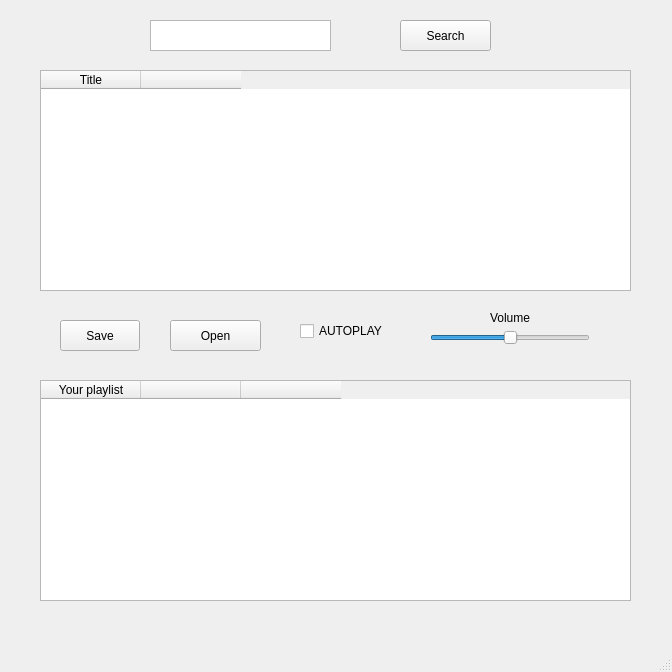
<?xml version="1.0" encoding="UTF-8"?>
<ui version="4.0">
 <class>MainWindow</class>
 <widget class="QMainWindow" name="MainWindow">
  <property name="geometry">
   <rect>
    <x>0</x>
    <y>0</y>
    <width>672</width>
    <height>672</height>
   </rect>
  </property>
  <property name="windowTitle">
   <string>MainWindow</string>
  </property>
  <widget class="QWidget" name="centralwidget">
   <widget class="QPushButton" name="pushButton">
    <property name="geometry">
     <rect>
      <x>400</x>
      <y>20</y>
      <width>91</width>
      <height>31</height>
     </rect>
    </property>
    <property name="text">
     <string>Search</string>
    </property>
   </widget>
   <widget class="QTextEdit" name="textEdit_2">
    <property name="geometry">
     <rect>
      <x>150</x>
      <y>20</y>
      <width>181</width>
      <height>31</height>
     </rect>
    </property>
   </widget>
   <widget class="QTableWidget" name="tableWidget">
    <property name="enabled">
     <bool>true</bool>
    </property>
    <property name="geometry">
     <rect>
      <x>40</x>
      <y>70</y>
      <width>591</width>
      <height>221</height>
     </rect>
    </property>
    <property name="frameShape">
     <enum>QFrame::StyledPanel</enum>
    </property>
    <property name="lineWidth">
     <number>1</number>
    </property>
    <property name="showGrid">
     <bool>false</bool>
    </property>
    <column>
     <property name="text">
      <string>Title</string>
     </property>
    </column>
    <column>
     <property name="text">
      <string/>
     </property>
    </column>
   </widget>
   <widget class="QTableWidget" name="tableWidget_2">
    <property name="geometry">
     <rect>
      <x>40</x>
      <y>380</y>
      <width>591</width>
      <height>221</height>
     </rect>
    </property>
    <column>
     <property name="text">
      <string>Your playlist</string>
     </property>
    </column>
    <column>
     <property name="text">
      <string/>
     </property>
    </column>
    <column>
     <property name="text">
      <string/>
     </property>
    </column>
   </widget>
   <widget class="QPushButton" name="openButton">
    <property name="geometry">
     <rect>
      <x>170</x>
      <y>320</y>
      <width>91</width>
      <height>31</height>
     </rect>
    </property>
    <property name="toolTip">
     <string>Load a playlist</string>
    </property>
    <property name="text">
     <string>Open</string>
    </property>
   </widget>
   <widget class="QPushButton" name="saveButton">
    <property name="geometry">
     <rect>
      <x>60</x>
      <y>320</y>
      <width>80</width>
      <height>31</height>
     </rect>
    </property>
    <property name="toolTip">
     <string>Save current playlist</string>
    </property>
    <property name="text">
     <string>Save</string>
    </property>
   </widget>
   <widget class="QCheckBox" name="autoplay">
    <property name="geometry">
     <rect>
      <x>300</x>
      <y>320</y>
      <width>101</width>
      <height>22</height>
     </rect>
    </property>
    <property name="text">
     <string>AUTOPLAY</string>
    </property>
   </widget>
   <widget class="QSlider" name="volume">
    <property name="geometry">
     <rect>
      <x>430</x>
      <y>330</y>
      <width>160</width>
      <height>16</height>
     </rect>
    </property>
    <property name="maximum">
     <number>100</number>
    </property>
    <property name="sliderPosition">
     <number>50</number>
    </property>
    <property name="orientation">
     <enum>Qt::Horizontal</enum>
    </property>
   </widget>
   <widget class="QLabel" name="label">
    <property name="geometry">
     <rect>
      <x>490</x>
      <y>310</y>
      <width>58</width>
      <height>16</height>
     </rect>
    </property>
    <property name="text">
     <string>Volume</string>
    </property>
   </widget>
  </widget>
  <widget class="QMenuBar" name="menubar">
   <property name="geometry">
    <rect>
     <x>0</x>
     <y>0</y>
     <width>672</width>
     <height>21</height>
    </rect>
   </property>
  </widget>
  <widget class="QStatusBar" name="statusbar"/>
 </widget>
 <resources/>
 <connections/>
</ui>
